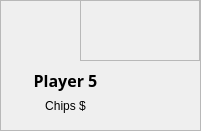
  <widget class="QFrame" name="P5">
   <property name="geometry">
    <rect>
     <x>380</x>
     <y>200</y>
     <width>201</width>
     <height>131</height>
    </rect>
   </property>
   <property name="frameShape">
    <enum>QFrame::StyledPanel</enum>
   </property>
   <property name="frameShadow">
    <enum>QFrame::Raised</enum>
   </property>
   <widget class="QLabel" name="NameP5">
    <property name="geometry">
     <rect>
      <x>30</x>
      <y>70</y>
      <width>71</width>
      <height>21</height>
     </rect>
    </property>
    <property name="font">
     <font>
      <family>Yu Gothic UI Semibold</family>
      <pointsize>12</pointsize>
      <bold>true</bold>
     </font>
    </property>
    <property name="styleSheet">
     <string notr="true">color: rgb(0, 0, 0);</string>
    </property>
    <property name="text">
     <string>Player 5</string>
    </property>
    <property name="alignment">
     <set>Qt::AlignCenter</set>
    </property>
   </widget>
   <widget class="QLabel" name="Player5">
    <property name="geometry">
     <rect>
      <x>0</x>
      <y>0</y>
      <width>131</width>
      <height>121</height>
     </rect>
    </property>
    <property name="text">
     <string/>
    </property>
    <property name="state" stdset="0">
     <string>P5off</string>
    </property>
   </widget>
   <widget class="QLabel" name="P5chips">
    <property name="geometry">
     <rect>
      <x>30</x>
      <y>90</y>
      <width>71</width>
      <height>31</height>
     </rect>
    </property>
    <property name="styleSheet">
     <string notr="true">color: rgb(0, 0, 0);</string>
    </property>
    <property name="text">
     <string>Chips $</string>
    </property>
    <property name="alignment">
     <set>Qt::AlignCenter</set>
    </property>
   </widget>
   <widget class="QFrame" name="balloonmsg5">
    <property name="geometry">
     <rect>
      <x>80</x>
      <y>0</y>
      <width>120</width>
      <height>61</height>
     </rect>
    </property>
    <property name="frameShape">
     <enum>QFrame::StyledPanel</enum>
    </property>
    <property name="frameShadow">
     <enum>QFrame::Raised</enum>
    </property>
    <property name="state" stdset="0">
     <string/>
    </property>
    <widget class="QLabel" name="msg5">
     <property name="geometry">
      <rect>
       <x>38</x>
       <y>10</y>
       <width>61</width>
       <height>31</height>
      </rect>
     </property>
     <property name="font">
      <font>
       <family>Yu Gothic UI Semibold</family>
       <pointsize>12</pointsize>
       <bold>true</bold>
      </font>
     </property>
     <property name="styleSheet">
      <string notr="true">color: rgb(0, 0, 0);</string>
     </property>
     <property name="text">
      <string/>
     </property>
    </widget>
   </widget>
   <zorder>Player5</zorder>
   <zorder>NameP5</zorder>
   <zorder>P5chips</zorder>
   <zorder>balloonmsg5</zorder>
  </widget>
